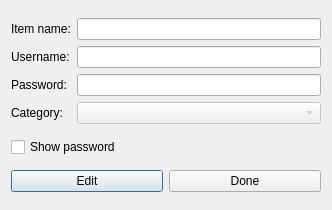
<?xml version="1.0" encoding="UTF-8"?>
<ui version="4.0">
 <class>ItemDetails</class>
 <widget class="QDialog" name="ItemDetails">
  <property name="windowModality">
   <enum>Qt::ApplicationModal</enum>
  </property>
  <property name="geometry">
   <rect>
    <x>0</x>
    <y>0</y>
    <width>332</width>
    <height>210</height>
   </rect>
  </property>
  <property name="windowTitle">
   <string> - Item details</string>
  </property>
  <property name="windowIcon">
   <iconset resource="LogoResource.qrc">
    <normaloff>:/Logo/Logo.png</normaloff>:/Logo/Logo.png</iconset>
  </property>
  <layout class="QVBoxLayout" name="verticalLayout_3">
   <item>
    <layout class="QHBoxLayout" name="horizontalLayout">
     <item>
      <layout class="QVBoxLayout" name="verticalLayout">
       <item>
        <widget class="QLabel" name="label">
         <property name="text">
          <string>Item name:</string>
         </property>
        </widget>
       </item>
       <item>
        <widget class="QLabel" name="label_2">
         <property name="text">
          <string>Username:</string>
         </property>
        </widget>
       </item>
       <item>
        <widget class="QLabel" name="label_3">
         <property name="text">
          <string>Password:</string>
         </property>
        </widget>
       </item>
       <item>
        <widget class="QLabel" name="label_4">
         <property name="text">
          <string>Category:</string>
         </property>
        </widget>
       </item>
      </layout>
     </item>
     <item>
      <layout class="QVBoxLayout" name="verticalLayout_2">
       <item>
        <widget class="QLineEdit" name="edtItemName">
         <property name="readOnly">
          <bool>true</bool>
         </property>
        </widget>
       </item>
       <item>
        <widget class="QLineEdit" name="edtUsername">
         <property name="text">
          <string/>
         </property>
         <property name="readOnly">
          <bool>true</bool>
         </property>
        </widget>
       </item>
       <item>
        <widget class="QLineEdit" name="edtPassword">
         <property name="echoMode">
          <enum>QLineEdit::Password</enum>
         </property>
         <property name="readOnly">
          <bool>true</bool>
         </property>
        </widget>
       </item>
       <item>
        <widget class="QComboBox" name="cmbCategory">
         <property name="enabled">
          <bool>false</bool>
         </property>
        </widget>
       </item>
      </layout>
     </item>
    </layout>
   </item>
   <item>
    <widget class="QCheckBox" name="chckShowPword">
     <property name="text">
      <string>Show password</string>
     </property>
    </widget>
   </item>
   <item>
    <layout class="QHBoxLayout" name="horizontalLayout_2">
     <item>
      <widget class="QPushButton" name="btnEdit">
       <property name="text">
        <string>Edit</string>
       </property>
       <property name="default">
        <bool>true</bool>
       </property>
      </widget>
     </item>
     <item>
      <widget class="QPushButton" name="btnDone">
       <property name="text">
        <string>Done</string>
       </property>
       <property name="default">
        <bool>false</bool>
       </property>
      </widget>
     </item>
    </layout>
   </item>
  </layout>
 </widget>
 <resources>
  <include location="LogoResource.qrc"/>
 </resources>
 <connections/>
</ui>
